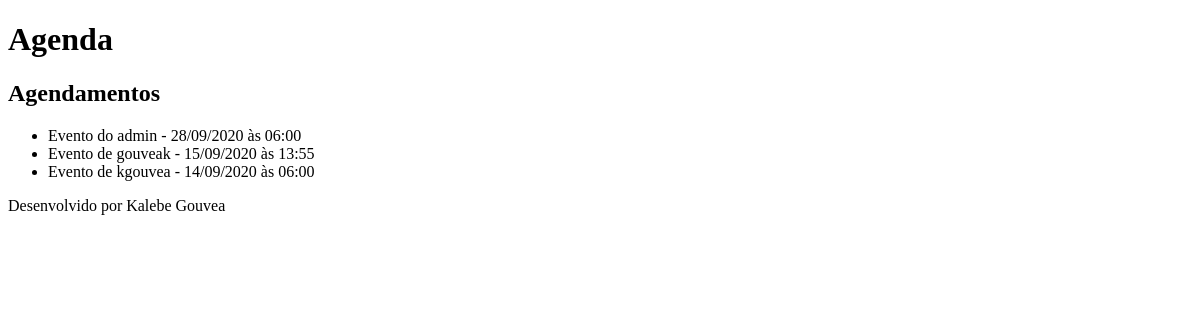
/agenda/, run on an earlier commit of the app's database.
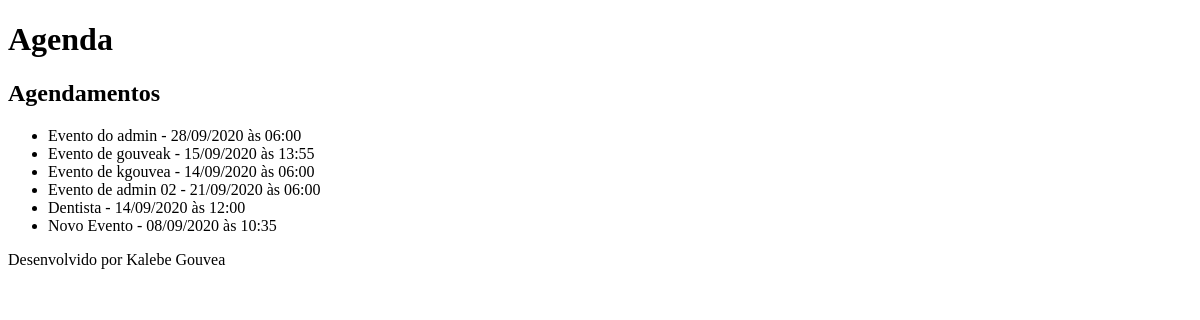
And on a later commit of the database.
### core/models.py (models this page shows, shortened)
class Evento(models.Model):
    titulo = models.CharField(max_length=100)
    descricao = models.TextField(blank=True, null=True)
    local = models.CharField(max_length=100, blank=True, null=True)
    data_evento = models.DateTimeField(verbose_name='Data do Evento')
    data_criacao = models.DateTimeField(auto_now=True, verbose_name='Data de Criação')
    usuario = models.ForeignKey(User, on_delete=models.CASCADE)
    class Meta():
        db_table = 'evento'
    def get_data_evento(self):
        return self.data_evento.strftime('%d/%m/%Y às %H:%M')

### core/views.py (the view)
# urls.py: path('agenda/', views.lista_eventos),
def lista_eventos(request):
    evento = Evento.objects.all()
    dados = {'eventos':evento}
    return render(request, 'agenda.html', dados)

### templates/agenda.html
{% extends "model-page.html" %}
{% block content %}
    <h2>Agendamentos</h2>
    <ul>
        {% for evento in eventos %}
            <li>{{ evento.titulo }} - {{ evento.get_data_evento }}</li>
        {% endfor %}
    </ul>
{% endblock %}

### templates/model-page.html
<!DOCTYPE html>
<html lang="en">
<head>
    {% include "model-header.html" %}
</head>
<body>
    {% block content %} {% endblock %}
    {% include "model-footer.html" %}
</body>
</html>

### templates/model-header.html (shortened to what this page needs)
<h1>Agenda</h1>

### templates/model-footer.html
<p>Desenvolvido por Kalebe Gouvea</p>

What changed in the data, as far as the page shows it:
added Evento: titulo "Evento de admin 02", get_data_evento "21/09/2020 às 06:00"
added Evento: titulo "Dentista", get_data_evento "14/09/2020 às 12:00"
added Evento: titulo "Novo Evento", get_data_evento "08/09/2020 às 10:35"
